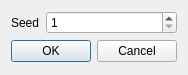
<?xml version="1.0" encoding="UTF-8"?>
<ui version="4.0">
 <class>Seed</class>
 <widget class="QDialog" name="Seed">
  <property name="geometry">
   <rect>
    <x>0</x>
    <y>0</y>
    <width>184</width>
    <height>75</height>
   </rect>
  </property>
  <property name="windowTitle">
   <string>Seed</string>
  </property>
  <layout class="QFormLayout" name="formLayout">
   <item row="0" column="0">
    <widget class="QLabel" name="seedLabel">
     <property name="text">
      <string>Seed</string>
     </property>
    </widget>
   </item>
   <item row="0" column="1">
    <widget class="QSpinBox" name="seed">
     <property name="minimum">
      <number>1</number>
     </property>
     <property name="maximum">
      <number>1000000000</number>
     </property>
    </widget>
   </item>
   <item row="1" column="0" colspan="2">
    <widget class="QDialogButtonBox" name="buttons">
     <property name="orientation">
      <enum>Qt::Horizontal</enum>
     </property>
     <property name="standardButtons">
      <set>QDialogButtonBox::Cancel|QDialogButtonBox::Ok</set>
     </property>
    </widget>
   </item>
  </layout>
 </widget>
 <resources/>
 <connections>
  <connection>
   <sender>buttons</sender>
   <signal>accepted()</signal>
   <receiver>Seed</receiver>
   <slot>accept()</slot>
   <hints>
    <hint type="sourcelabel">
     <x>248</x>
     <y>254</y>
    </hint>
    <hint type="destinationlabel">
     <x>157</x>
     <y>274</y>
    </hint>
   </hints>
  </connection>
  <connection>
   <sender>buttons</sender>
   <signal>rejected()</signal>
   <receiver>Seed</receiver>
   <slot>reject()</slot>
   <hints>
    <hint type="sourcelabel">
     <x>316</x>
     <y>260</y>
    </hint>
    <hint type="destinationlabel">
     <x>286</x>
     <y>274</y>
    </hint>
   </hints>
  </connection>
 </connections>
</ui>
